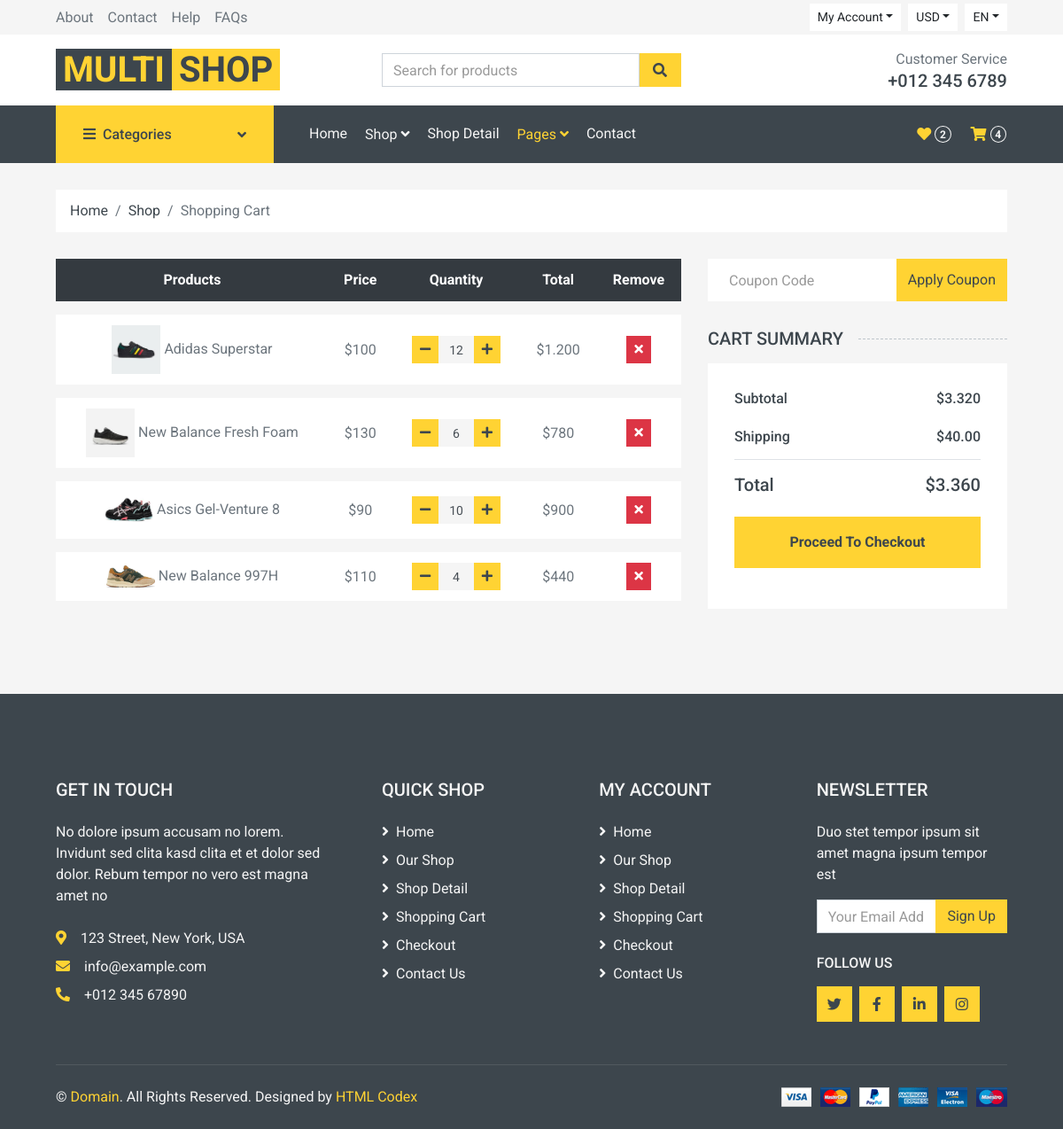
The app's page /cart.php with its own data.
### tables this page shows
CREATE TABLE `products` (
  `id` int(11) NOT NULL,
  `name` varchar(100) NOT NULL,
  `manu_id` int(11) NOT NULL,
  `type_id` int(11) NOT NULL,
  `price` int(11) NOT NULL,
  `image` varchar(150) NOT NULL,
  `description` text NOT NULL,
  `feature` tinyint(4) NOT NULL DEFAULT 0,
  `created_at` timestamp NOT NULL DEFAULT current_timestamp() ON UPDATE current_timestamp(),
  `Quantity` int(11) NOT NULL,
  `BestSellingProducts` tinyint(4) NOT NULL,
  `PriceDiscount` int(11) NOT NULL,
  `ALL` int(11) NOT NULL,
  `Quantilyshop` int(11) NOT NULL DEFAULT 0,
  `Total` int(11) NOT NULL DEFAULT 0,
  `heart` int(11) NOT NULL DEFAULT 0
);

### cart.php (the view, shortened to what the rows shown need)
<!DOCTYPE html>
<html lang="en">
<head>
    <link href="https://cdnjs.cloudflare.com/ajax/libs/font-awesome/5.10.0/css/all.min.css" rel="stylesheet">
    <link href="lib/animate/animate.min.css" rel="stylesheet">
    <link href="lib/owlcarousel/assets/owl.carousel.min.css" rel="stylesheet">
    <link href="css/style.css" rel="stylesheet">
</head>
<?php
require "model/db.php";
require "model/products.php";
$products = new products;
?>
<body>
    <div class="container-fluid">
        <div class="row px-xl-5">
            <div class="col-lg-8 table-responsive mb-5">
                <table class="table table-light table-borderless table-hover text-center mb-0">
                    <thead class="thead-dark">
                        <tr>
                            <th>Products</th>
                            <th>Price</th>
                            <th>Quantity</th>
                            <th>Total</th>
                            <th>Remove</th>
                        </tr>
                    </thead>
                    <tbody class="align-middle">
                        <?php
                            $getItemAllshop = $products->getItemAllshop();
                            foreach($getItemAllshop as $value):
                        ?>
                        <tr>
                            <td class="align-middle"><img src="AnhDoAn/<?php echo $value['image'] ?>" alt="" style="width: 55px;"> <?php echo $value['name'] ?></td>
                            <?php $formatted_price = number_format($value['price'], 0, ',', '.');  ?>
                            <td class="align-middle">$<?php echo $formatted_price ?></td>
                            <td class="align-middle">
                                <div class="input-group quantity mx-auto" style="width: 100px;">
                                    <div class="input-group-btn">
                                        <button class="btn btn-sm btn-primary btn-minus"onclick="window.location.href='carttru.php?id=<?php echo $value['id']?> && Quantily=<?php echo $value['Quantilyshop'] ?>' " >
                                        <i class="fa fa-minus"></i>
                                        </button>
                                    </div>
                                    <input type="text" class="form-control form-control-sm bg-secondary border-0 text-center"value="<?php echo $value['Quantilyshop'] ?>">
                                    <div class="input-group-btn">
                                        <button class="btn btn-sm btn-primary btn-plus "onclick="window.location.href='cartcong.php?id=<?php echo $value['id']?> && Quantily=<?php echo $value['Quantilyshop'] ?>' " name="cong">
                                            <i class="fa fa-plus"></i>
                                        </button>
                                    </div>
                                </div>
                            </td>
                            <?php $formatted_total = number_format($value['Total'], 0, ',', '.');  ?>
                            <td class="align-middle">$<?php echo $formatted_total ?></td>
                            <td class="align-middle"><button class="btn btn-sm btn-danger"onclick="window.location.href='deleteshop.php?id=<?php echo $value['id'] ?>'"><i class="fa fa-times"></i></button></td>
                        </tr>
                        <?php endforeach; ?>
                    </tbody>
                </table>
            </div>
        </div>
    </div>
</body>
</html>

### records on screen
products: image (picture), name "Adidas Superstar", price "100", Total "1.200"
products: image (picture), name "New Balance Fresh Foam", price "130", Total "780"
products: image (picture), name "Asics Gel-Venture 8", price "90", Total "900"
products: image (picture), name "New Balance 997H", price "110", Total "440"

### other values on screen
$getItemAllheart[0]['SoLuong'] "2"
$getAllItemCount[0]['SoLuong'] "4"
$formatted_SUM "3.320"
$Shipping "40"
$formatted_Totall "3.360"
